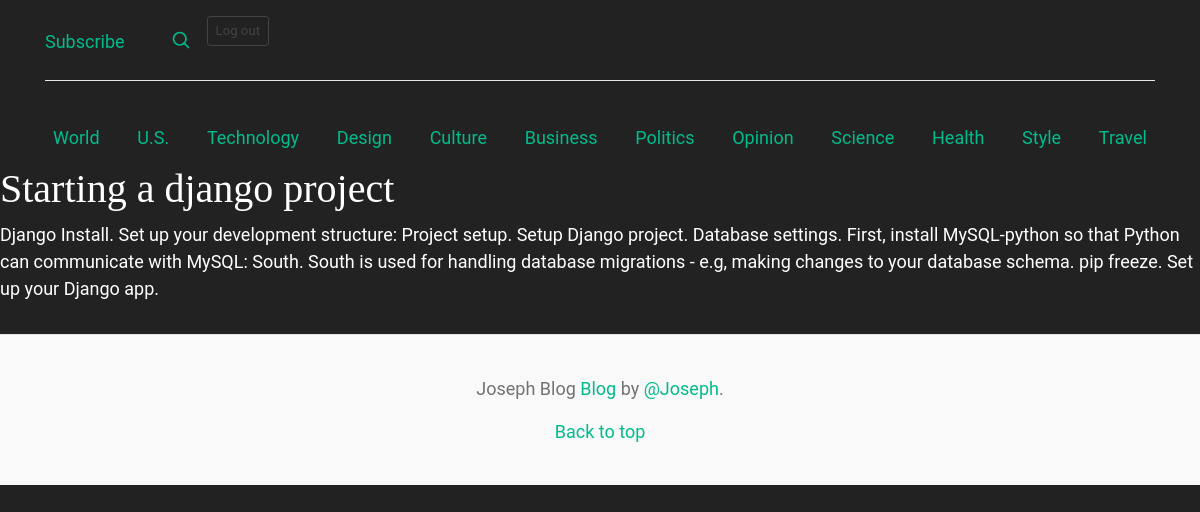
Screenshot of /post/3/ with the database file from the repository.
### blog/models.py (models this page shows, shortened)
class Post(models.Model):
    title = models.CharField(max_length =200)
    author = models.ForeignKey('auth.User',on_delete = models.CASCADE)
    body = models.TextField()
    date = models.DateField(default=now)
    class Meta:
        verbose_name = "Post"
        verbose_name_plural = "Posts"

### blog/views.py (the view)
# urls.py: path('post/<int:pk>/',BlogPostDetailView.as_view(),name = 'post'),
class BlogPostDetailView(DetailView):
    model = Post
    template_name = "blogPost.html"

### templates/blogPost.html
{% extends 'base.html' %}
{% block content %}
<div class="post-entry">
    <h2 class="post-title">{{post.title}}</h2>
    <p>{{post.body}}</p>
</div>
{% endblock%}

### blog/static/css/main.css (style rules this page uses)
body { font-family: roboto; font-size: 18px; }
.post-entry { margin-bottom: 2rem; }
.post-entry h2 { margin: 0.5rem 0; }
.post-entry p { margin: 0; font-weight: 400; }

### blog/static/css/blog.css (style rules this page uses)
h1, h2, h3, h4, h5, h6 { font-family: "Playfair Display", Georgia, "Times New Roman", serif; }

### rows the page displays
Post: title "Starting a django project", body "Django Install. Set up your development structure: Project setup. Setup Django project. Database settings. First, install MySQL-python so that Python can communicate with MySQL: South. South is used for handling database migrations - e.g, making changes to your database schema. pip freeze. Set up your Django app."
